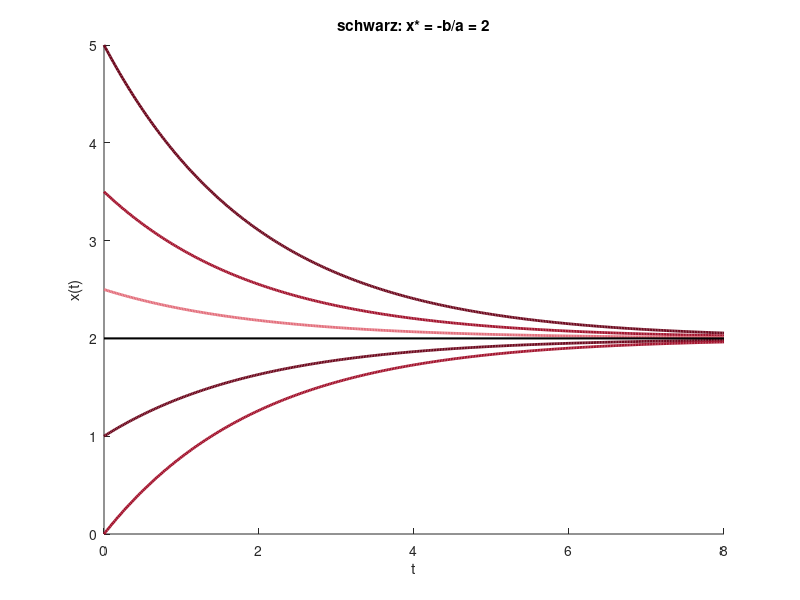

The MATLAB script that drew this image:
% Abb. 3.3: Lösungsschar einer linearen Differentialgleichung (Buch, Abschnitt 3.1, Gl. 3.6 und 3.7)
% dx/dt = a x + b mit a = -0.5, b = 1; Lösungen x(t) = C e^(at) - b/a für verschiedene Startwerte, x* = -b/a = 2
% (c) 2026 Philipp Kügler · Programm zum Buch „Dynamische Systeme in den Lebenswissenschaften“ · MIT-Lizenz (siehe LICENSE)
a = -0.5; b = 1;
xs = -b / a;                                             % konstante Lösung
t = linspace(0, 8, 400);
rot = [0.43 0.04 0.12; 0.64 0.08 0.18; 0.89 0.44 0.49];
x0s = [5 3.5 2.5 1 0];
hold on
for i = 1:5
    C = x0s(i) - xs;
    plot(t, C * exp(a * t) + xs, 'Color', rot(mod(i - 1, 3) + 1, :), 'LineWidth', 2);
    fprintf('x(0) = %g: C = %4.1f, x(8) = %.4f\n', x0s(i), C, C * exp(8 * a) + xs);
end
plot([0 8], [xs xs], 'k', 'LineWidth', 1.5); hold off
xlabel('t'); ylabel('x(t)'); title('schwarz: x* = -b/a = 2');
